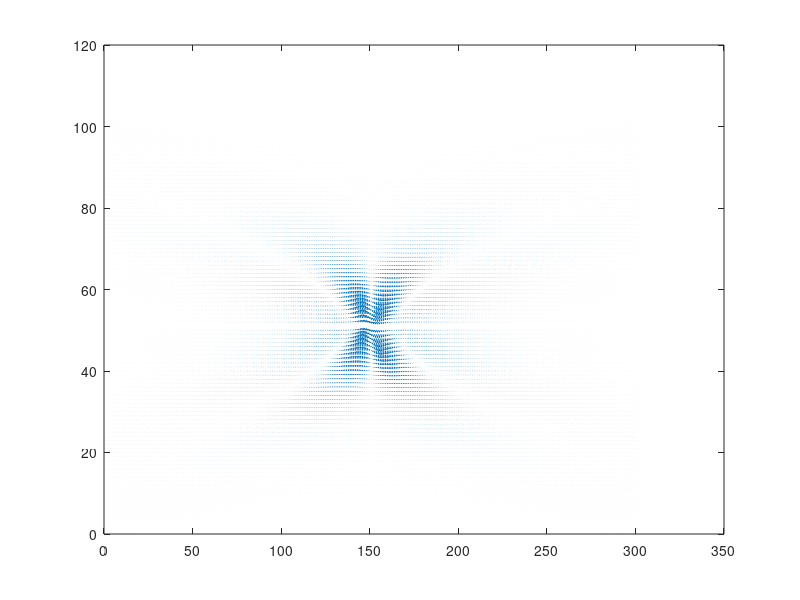

Recreate this plot in MATLAB. (Note: this script raises an error after producing the figure.)
clc;clear all;
close all
%基本参数
c=3.0e8;
mu=4.0*pi*1.0e-7;                                  
epsilon=1.0/(c*c*mu);
z0=sqrt(mu/epsilon);
q1=0.02;
f0=1e-7;
q2=20*q1;
l=0;

x=-0.5:0.0100000000:0.5;
y=-0.5:0.0100000000:0.5;


z=0.0;
t=z/c-15*q1/c:0.1*q1/c:z/c+15*q1/c;
tt=t;
[x,y,t]=meshgrid(x,y,t);
[theta,rho]=cart2pol(x,y);


    Etheta1=(-((mu./epsilon).^(1./2).*((4.*f0.*rho.*exp(l.*theta.*1i).*(c.*(- q2 + z.*1i + c.*t.*1i).*1i - c.*(q1 + z.*1i - c.*t.*1i).*1i).*(rho./(q1 + z.*1i - c.*t.*1i)).^abs(l))./(- rho.^2 + (- q2 + z.*1i + c.*t.*1i).*(q1 + z.*1i - c.*t.*1i)).^3 + (f0.*exp(l.*theta.*1i).*abs(l).*(c.*(- q2 + z.*1i + c.*t.*1i).*1i - c.*(q1 + z.*1i - c.*t.*1i).*1i).*(rho./(q1 + z.*1i - c.*t.*1i)).^(abs(l) - 1))./((- rho.^2 + (- q2 + z.*1i + c.*t.*1i).*(q1 + z.*1i - c.*t.*1i)).^2.*(q1 + z.*1i - c.*t.*1i)) + (c.*f0.*exp(l.*theta.*1i).*abs(l).*(rho./(q1 + z.*1i - c.*t.*1i)).^(abs(l) - 1).*1i)./((- rho.^2 + (- q2 + z.*1i + c.*t.*1i).*(q1 + z.*1i - c.*t.*1i)).*(q1 + z.*1i - c.*t.*1i).^2) + (c.*f0.*rho.^2.*exp(l.*theta.*1i).*abs(l).*(rho./(q1 + z.*1i - c.*t.*1i)).^(abs(l) - 1).*2i)./((- rho.^2 + (- q2 + z.*1i + c.*t.*1i).*(q1 + z.*1i - c.*t.*1i)).^2.*(q1 + z.*1i - c.*t.*1i).^2) + (c.*f0.*rho.*exp(l.*theta.*1i).*abs(l).*(rho./(q1 + z.*1i - c.*t.*1i)).^(abs(l) - 2).*(abs(l) - 1).*1i)./((- rho.^2 + (- q2 + z.*1i + c.*t.*1i).*(q1 + z.*1i - c.*t.*1i)).*(q1 + z.*1i - c.*t.*1i).^3)))./c);
    Erho1=(((mu./epsilon).^(1./2).*((f0.*l.*exp(l.*theta.*1i).*(c.*(- q2 + z.*1i + c.*t.*1i).*1i - c.*(q1 + z.*1i - c.*t.*1i).*1i).*(rho./(q1 + z.*1i - c.*t.*1i)).^abs(l).*1i)./(- rho.^2 + (- q2 + z.*1i + c.*t.*1i).*(q1 + z.*1i - c.*t.*1i)).^2 - (c.*f0.*l.*rho.*exp(l.*theta.*1i).*abs(l).*(rho./(q1 + z.*1i - c.*t.*1i)).^(abs(l) - 1))./((- rho.^2 + (- q2 + z.*1i + c.*t.*1i).*(q1 + z.*1i - c.*t.*1i)).*(q1 + z.*1i - c.*t.*1i).^2)))./(c.*rho));
    ez1=zeros(size(Erho1));


    Hrho1=(- (4.*f0.*rho.*exp(l.*theta.*1i).*(rho./(q1 + z.*1i - c.*t.*1i)).^abs(l).*(2.*z + q2.*1i - q1.*1i))./(- rho.^2 + (- q2 + z.*1i + c.*t.*1i).*(q1 + z.*1i - c.*t.*1i)).^3 + (f0.*exp(l.*theta.*1i).*abs(l).*(rho./(q1 + z.*1i - c.*t.*1i)).^(abs(l) - 1).*1i)./((- rho.^2 + (- q2 + z.*1i + c.*t.*1i).*(q1 + z.*1i - c.*t.*1i)).*(q1 + z.*1i - c.*t.*1i).^2) + (f0.*rho.^2.*exp(l.*theta.*1i).*abs(l).*(rho./(q1 + z.*1i - c.*t.*1i)).^(abs(l) - 1).*2i)./((- rho.^2 + (- q2 + z.*1i + c.*t.*1i).*(q1 + z.*1i - c.*t.*1i)).^2.*(q1 + z.*1i - c.*t.*1i).^2) - (f0.*exp(l.*theta.*1i).*abs(l).*(rho./(q1 + z.*1i - c.*t.*1i)).^(abs(l) - 1).*(2.*z + q2.*1i - q1.*1i))./((- rho.^2 + (- q2 + z.*1i + c.*t.*1i).*(q1 + z.*1i - c.*t.*1i)).^2.*(q1 + z.*1i - c.*t.*1i)) + (f0.*rho.*exp(l.*theta.*1i).*abs(l).*(rho./(q1 + z.*1i - c.*t.*1i)).^(abs(l) - 2).*(abs(l) - 1).*1i)./((- rho.^2 + (- q2 + z.*1i + c.*t.*1i).*(q1 + z.*1i - c.*t.*1i)).*(q1 + z.*1i - c.*t.*1i).^3));
    Htheta1=(-((f0.*l.*exp(l.*theta.*1i).*(rho./(q1 + z.*1i - c.*t.*1i)).^abs(l).*(2.*z + q2.*1i - q1.*1i).*1i)./(- rho.^2 + (- q2 + z.*1i + c.*t.*1i).*(q1 + z.*1i - c.*t.*1i)).^2 + (f0.*l.*rho.*exp(l.*theta.*1i).*abs(l).*(rho./(q1 + z.*1i - c.*t.*1i)).^(abs(l) - 1))./((- rho.^2 + (- q2 + z.*1i + c.*t.*1i).*(q1 + z.*1i - c.*t.*1i)).*(q1 + z.*1i - c.*t.*1i).^2))./rho);
    hz1=(- (- (2.*f0.*exp(l.*theta.*1i).*(c.*(- q2 + z.*1i + c.*t.*1i).*1i - c.*(q1 + z.*1i - c.*t.*1i).*1i).^2.*(rho./(q1 + z.*1i - c.*t.*1i)).^abs(l))./(- rho.^2 + (- q2 + z.*1i + c.*t.*1i).*(q1 + z.*1i - c.*t.*1i)).^3 + (2.*c.^2.*f0.*exp(l.*theta.*1i).*(rho./(q1 + z.*1i - c.*t.*1i)).^abs(l))./(- rho.^2 + (- q2 + z.*1i + c.*t.*1i).*(q1 + z.*1i - c.*t.*1i)).^2 + (2.*c.^2.*f0.*rho.*exp(l.*theta.*1i).*abs(l).*(rho./(q1 + z.*1i - c.*t.*1i)).^(abs(l) - 1))./((- rho.^2 + (- q2 + z.*1i + c.*t.*1i).*(q1 + z.*1i - c.*t.*1i)).*(q1 + z.*1i - c.*t.*1i).^3) + (c.^2.*f0.*rho.^2.*exp(l.*theta.*1i).*abs(l).*(rho./(q1 + z.*1i - c.*t.*1i)).^(abs(l) - 2).*(abs(l) - 1))./((- rho.^2 + (- q2 + z.*1i + c.*t.*1i).*(q1 + z.*1i - c.*t.*1i)).*(q1 + z.*1i - c.*t.*1i).^4) - (c.*f0.*rho.*exp(l.*theta.*1i).*abs(l).*(c.*(- q2 + z.*1i + c.*t.*1i).*1i - c.*(q1 + z.*1i - c.*t.*1i).*1i).*(rho./(q1 + z.*1i - c.*t.*1i)).^(abs(l) - 1).*2i)./((- rho.^2 + (- q2 + z.*1i + c.*t.*1i).*(q1 + z.*1i - c.*t.*1i)).^2.*(q1 + z.*1i - c.*t.*1i).^2))./c.^2 - (2.*f0.*exp(l.*theta.*1i).*(rho./(q1 + z.*1i - c.*t.*1i)).^abs(l))./(- rho.^2 + (- q2 + z.*1i + c.*t.*1i).*(q1 + z.*1i - c.*t.*1i)).^2 - (2.*f0.*exp(l.*theta.*1i).*(rho./(q1 + z.*1i - c.*t.*1i)).^abs(l).*(2.*z + q2.*1i - q1.*1i).^2)./(- rho.^2 + (- q2 + z.*1i + c.*t.*1i).*(q1 + z.*1i - c.*t.*1i)).^3 + (2.*f0.*rho.*exp(l.*theta.*1i).*abs(l).*(rho./(q1 + z.*1i - c.*t.*1i)).^(abs(l) - 1))./((- rho.^2 + (- q2 + z.*1i + c.*t.*1i).*(q1 + z.*1i - c.*t.*1i)).*(q1 + z.*1i - c.*t.*1i).^3) + (f0.*rho.^2.*exp(l.*theta.*1i).*abs(l).*(rho./(q1 + z.*1i - c.*t.*1i)).^(abs(l) - 2).*(abs(l) - 1))./((- rho.^2 + (- q2 + z.*1i + c.*t.*1i).*(q1 + z.*1i - c.*t.*1i)).*(q1 + z.*1i - c.*t.*1i).^4) + (f0.*rho.*exp(l.*theta.*1i).*abs(l).*(rho./(q1 + z.*1i - c.*t.*1i)).^(abs(l) - 1).*(2.*z + q2.*1i - q1.*1i).*2i)./((- rho.^2 + (- q2 + z.*1i + c.*t.*1i).*(q1 + z.*1i - c.*t.*1i)).^2.*(q1 + z.*1i - c.*t.*1i).^2));

ez2=sqrt(mu/epsilon)*hz1;
Etheta2=sqrt(mu/epsilon)*Htheta1;
Erho2=sqrt(mu/epsilon)*Hrho1;


hz2=-sqrt(epsilon/mu)*ez1;
Htheta2=-sqrt(epsilon/mu)*Etheta1;
Hrho2=-sqrt(epsilon/mu)*Erho1;
a=3*pi/12;
bata=0.1*pi;
Etheta3=(exp(1i*bata)*sin(a)*Etheta1+cos(a)*1*Etheta2);
Erho3=(exp(1i*bata)*sin(a)*Erho1+cos(a)*1*Erho2);
ez3=(exp(1i*bata)*sin(a)*ez1+cos(a)*1*ez2);

Htheta3=(sin(a)*Htheta1+cos(a)*1*Htheta2);
Hrho3=(sin(a)*Hrho1+cos(a)*1*Hrho2);
hz3=(sin(a)*hz1+cos(a)*1*hz2);

%%

figure
quiver(real(squeeze(-ez3(51,:,:))),real(squeeze( Erho3(51,:,:))))

draw_z=imag(squeeze(-ez3(51,:,:)));
draw_rho=imag(squeeze(Erho3(51,:,:)));
draw_theta=imag(squeeze(Etheta3(51,:,:)));


%%
draw3d(x,y,t,Etheta3,1,0.3)
 
draw3d(x,y,t,Erho3,2,0.3)

draw3d(x,y,t,ez3,3,0.4)


function draw3d(x,y,t,x_time_dimension,aaa,bbb)
figure(aaa)
f=real(x_time_dimension)/max(max(max(abs(real(x_time_dimension)))));

p1 = patch(isosurface(x,y,t,f,bbb));
isonormals(x,y,t,f,p1)
p1.FaceColor =[256,32,46]/256;
p1.EdgeColor = 'none';
view(3)

p1 = patch(isosurface(x,y,t,f,-bbb));
isonormals(x,y,t,f,p1)
p1.FaceColor = [39,111,256]/256;
p1.EdgeColor = 'none';
view(3)
camlight 
camproj perspective
lighting phong 

material dull  

for i=-1:2:1
for j=-1:2:1
for k=1
    l1 = light;
l1.Style = 'local ';
l1.Position = [i j k];
end
end
end
    daspect([1 1 2.5e-9])
xlim([-0.4,0.4])
ylim([-0.4,0.4])
zlim([1.2e-9,2e-9])

%     set(gca,'ZDir','reverse'); 
view(-37.5,30)
grid on

set(gca, 'ZTick', [1.2e-9,2e-9]);
set(gca, 'XTick', [-0.4,0,0.4]);
set(gca, 'YTick', [-0.4,0,0.4]);

set(gca, 'FontSize',30,'FontName','Times New Roman');%字体


end
